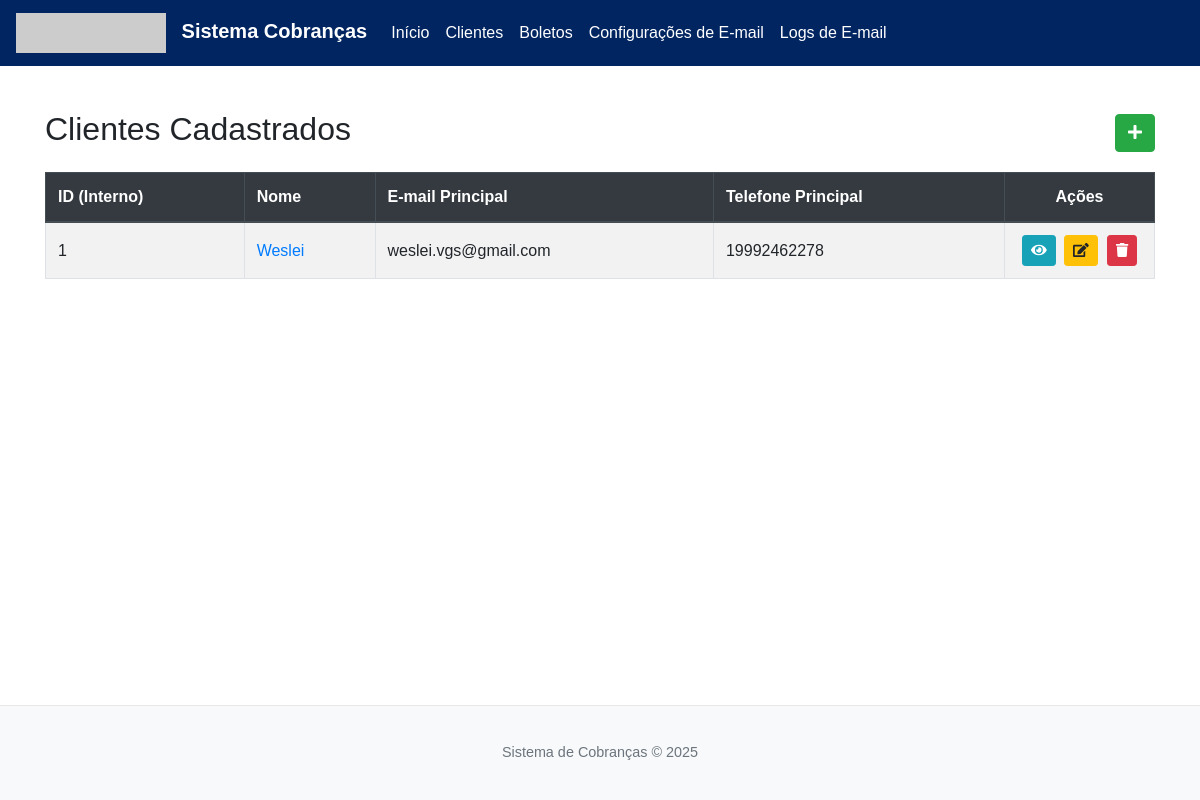
Screenshot of /clientes with the database file from the repository.
### database.py (models this page shows, shortened)
class Cliente(db.Model):
    __tablename__ = 'cliente'
    id = db.Column(db.Integer, primary_key=True)
    public_id = db.Column(db.String(36), unique=True, nullable=False)
    nome = db.Column(db.String(150), nullable=False)
    email_principal = db.Column(db.String(120), unique=True, nullable=True)
    telefone_principal = db.Column(db.String(20), nullable=True)
    contatos = db.relationship('Contato', backref='cliente', lazy=True, cascade="all, delete-orphan")
    boletos = db.relationship('Boleto', backref='cliente', lazy=True, cascade="all, delete-orphan")
    __table_args__ = (Index('ix_cliente_public_id', 'public_id'),)

### app.py (the view)
@main_bp.route('/clientes')
def listar_clientes():
    search_term = request.args.get('q_cliente', '')
    query = Cliente.query.order_by(Cliente.nome)
    if search_term:
        query = query.filter(Cliente.nome.ilike(f'%{search_term}%'))
    todos_os_clientes = query.all()
    return render_template('clientes.html',
                           lista_completa_clientes=todos_os_clientes,
                           search_term_cliente=search_term)

### database.py (called while the page is built)
@event.listens_for(Engine, "connect")
def _set_sqlite_pragma(dbapi_connection, connection_record):
    if isinstance(dbapi_connection, SQLite3Connection):
        cursor = dbapi_connection.cursor()
        cursor.execute("PRAGMA foreign_keys=ON;")
        cursor.close()

### templates/clientes.html (shortened to what this page needs)
{% extends "base.html" %}
{% block head_extra %}
<link rel="stylesheet" href="https://cdnjs.cloudflare.com/ajax/libs/font-awesome/5.15.3/css/all.min.css">
<link rel="stylesheet" href="https://cdn.datatables.net/1.13.8/css/dataTables.bootstrap4.min.css">
{% endblock %}
{% block content %}
<div class="d-flex justify-content-between align-items-center mb-3">
    <h2>Clientes Cadastrados</h2>
    <a href="{{ url_for('main.novo_cliente') }}" class="btn btn-success" title="Novo Cliente">
        <i class="fas fa-plus"></i>
    </a>
</div>
{% if lista_completa_clientes %}
<div class="table-responsive">
    <table id="clientesTable" class="table table-hover table-striped table-bordered" style="width:100%">
        <thead class="thead-dark">
            <tr>
                <th>ID (Interno)</th>
                <th>Nome</th>
                <th>E-mail Principal</th>
                <th>Telefone Principal</th>
                <th class="actions-col no-sort">Ações</th>
            </tr>
        </thead>
        <tbody>
            {% for cliente in lista_completa_clientes %}
            <tr>
                <td>{{ cliente.id }}</td>
                <td><a href="{{ url_for('main.view_cliente', public_id=cliente.public_id) }}">{{ cliente.nome }}</a></td>
                <td>{{ cliente.email_principal }}</td>
                <td>{{ cliente.telefone_principal if cliente.telefone_principal else '-' }}</td>
                <td class="actions-col text-center">
                    <a href="{{ url_for('main.view_cliente', public_id=cliente.public_id) }}" class="btn btn-info btn-sm" title="Visualizar"><i class="fas fa-eye"></i></a>
                    <a href="{{ url_for('main.editar_cliente', public_id=cliente.public_id) }}" class="btn btn-warning btn-sm" title="Editar"><i class="fas fa-edit"></i></a>
                    <button type="button" class="btn btn-danger btn-sm" data-toggle="modal" data-target="#confirmDeleteModal{{ cliente.id }}" title="Excluir">
                        <i class="fas fa-trash"></i>
                    </button>
                </td>
            </tr>
            {% endfor %}
        </tbody>
    </table>
</div>
{% else %}
    <div class="alert alert-info" role="alert">
        Nenhum cliente cadastrado ainda. <a href="{{ url_for('main.novo_cliente') }}" class="alert-link">Clique aqui para adicionar o primeiro cliente.</a>
    </div>
{% endif %}
{% endblock %}

### static/style.css (style rules this page uses)
body { display: flex; flex-direction: column; min-height: 100vh; font-family: 'Arial', sans-serif; }
.table th, .table td { vertical-align: middle; }
.actions-col { width: 150px; text-align: center; }
.btn-sm { margin-right: 5px; }

### templates/clientes.html (style rules this page uses)
#clientesTable .actions-col { white-space: nowrap; }
#clientesTable .actions-col .btn { margin: 0 2px; }

### rows the page displays
Cliente: id "1", nome "Weslei", email_principal "weslei.vgs@gmail.com", telefone_principal "19992462278"
